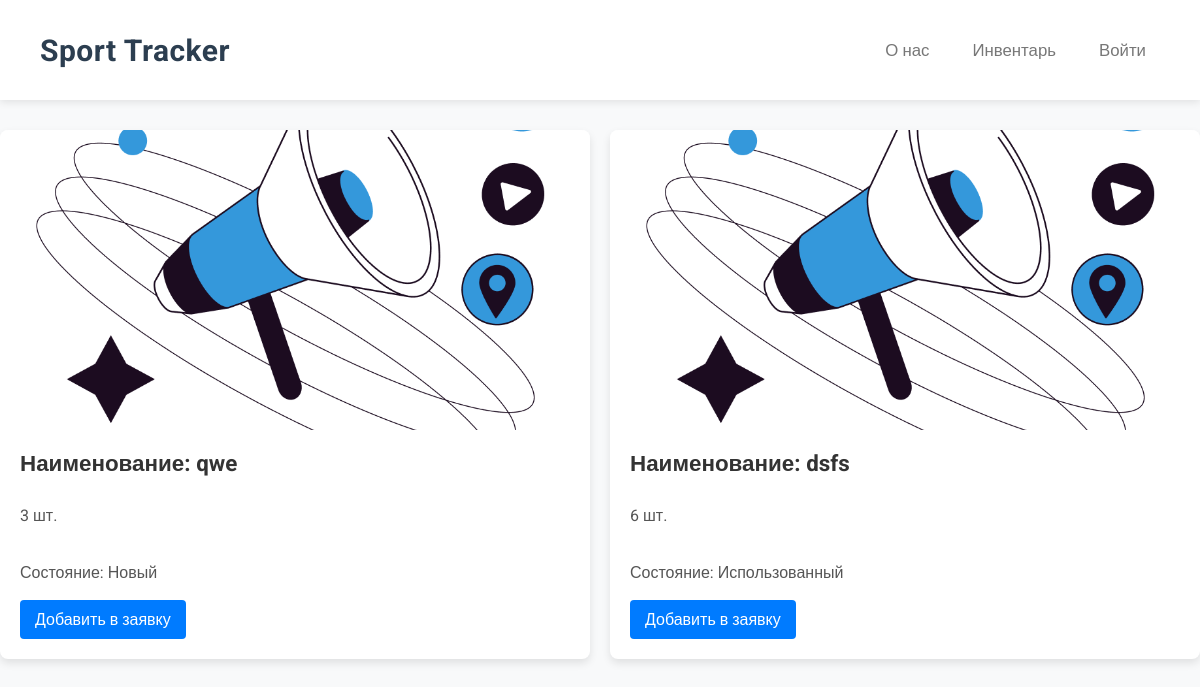
Page /catalog/ on the earlier database version.
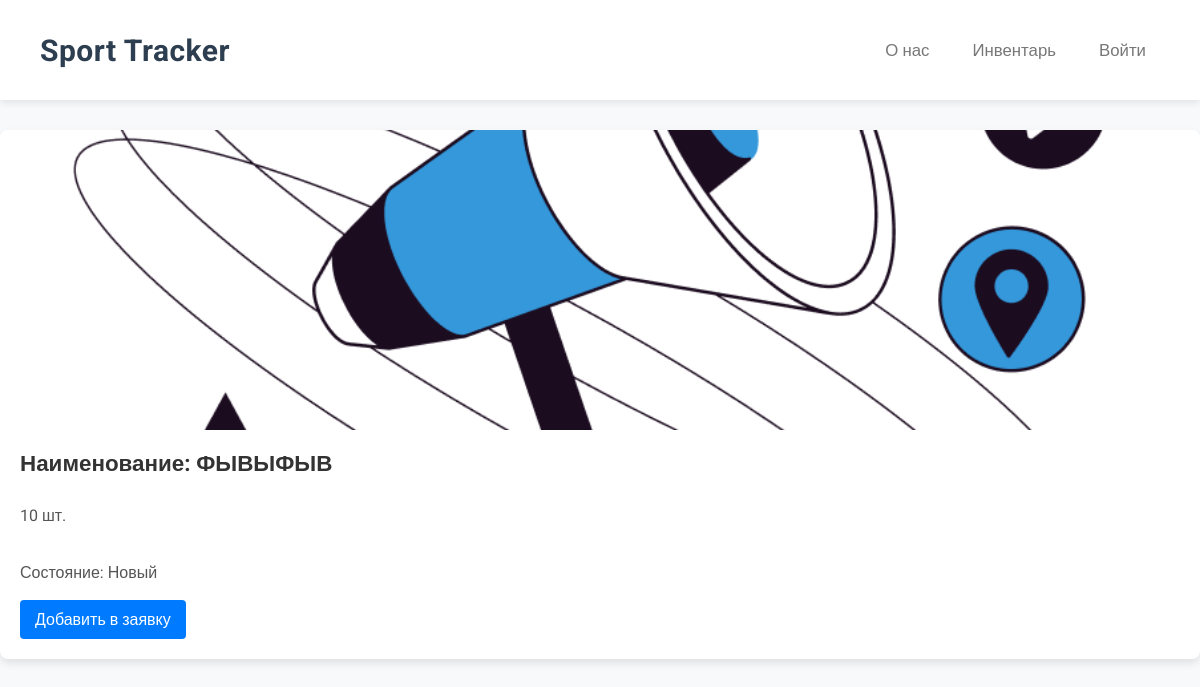
Same page on the later database version.
### main/models.py (models this page shows, shortened)
class Votings(models.Model):
    author = models.ForeignKey(User, on_delete=models.CASCADE)
    image = models.ImageField(upload_to=get_image_upload_path, blank=True, null=True)
    name = models.TextField()
    questions_number = models.IntegerField()
    type_of_voting = models.TextField()

### main/views.py (the view)
# urls.py: path('catalog/', catalog, name='catalog'),
def catalog(request):
    categories = Votings.objects.all()
    context = {
        "categories": categories,
        "is_admin": False,
    }
    if request.user.is_superuser:
        context["is_admin"] = True
    data = []
    for category in categories:
        directory = f"main/uploads/votings/admin/{category.id}"
        url_to_header = ""
        if len(os.listdir(directory)) != 0:
            url_to_header = f"/uploads/votings/admin/{category.id}/{os.listdir(directory)[0]}"
        data.append({"category": category, "url_to_header": url_to_header})
    context["data"] = data
    if request.method == 'GET':
        sku = request.GET.get('sku')
        if not sku:
            return render(request, 'catalog.html', context)
    return render(request, 'catalog.html', context)

### main/templates/catalog.html (shortened to what this page needs)
{% load static %}
<!DOCTYPE html>
<html lang="en">
<head>
    <link rel="stylesheet" href="{% static 'catalog_cards.css' %}">
    <link rel="stylesheet" href="{% static 'header.css' %}">
</head>
{% include 'header.html' %}
<body>
    <div class="container">
        {% for category in data %}
        <div class="item">
          <div class="wrapper exmpl"><img src="{{ category.url_to_header }}" alt="Шапка опроса"></div>
          <div class="card">
            <h3>Наименование: {{category.category.name}}</h3>
            <p>{{category.category.questions_number }} шт.</p>
             {% if category.category.type_of_voting == "one" %}
                <p>Состояние: Новый</p>
              {% elif category.category.type_of_voting == "multi" %}
                <p>Состояние: Использованный</p>
              {% else %}
                <p>Состояние: Сломанный</p>
              {% endif %}
              {% if is_admin %}
                  <a class="card_link" href="{% url 'voting'%}?id={{category.category.id}}">Изменить</a>
              {% else %}
                  <a class="card_link" href="{% url 'voting'%}?id={{category.category.id}}">Добавить в заявку</a>
              {% endif %}
          </div>
        </div>
        {% endfor %}
    </div>
</body>
</html>

Differences in the rows shown:
removed Votings: category.name "dsfs", category.questions_number "6", type_of_voting "Состояние: Использованный"
changed Votings: category.name "qwe" → "ФЫВЫФЫВ"; category.questions_number "3" → "10"
